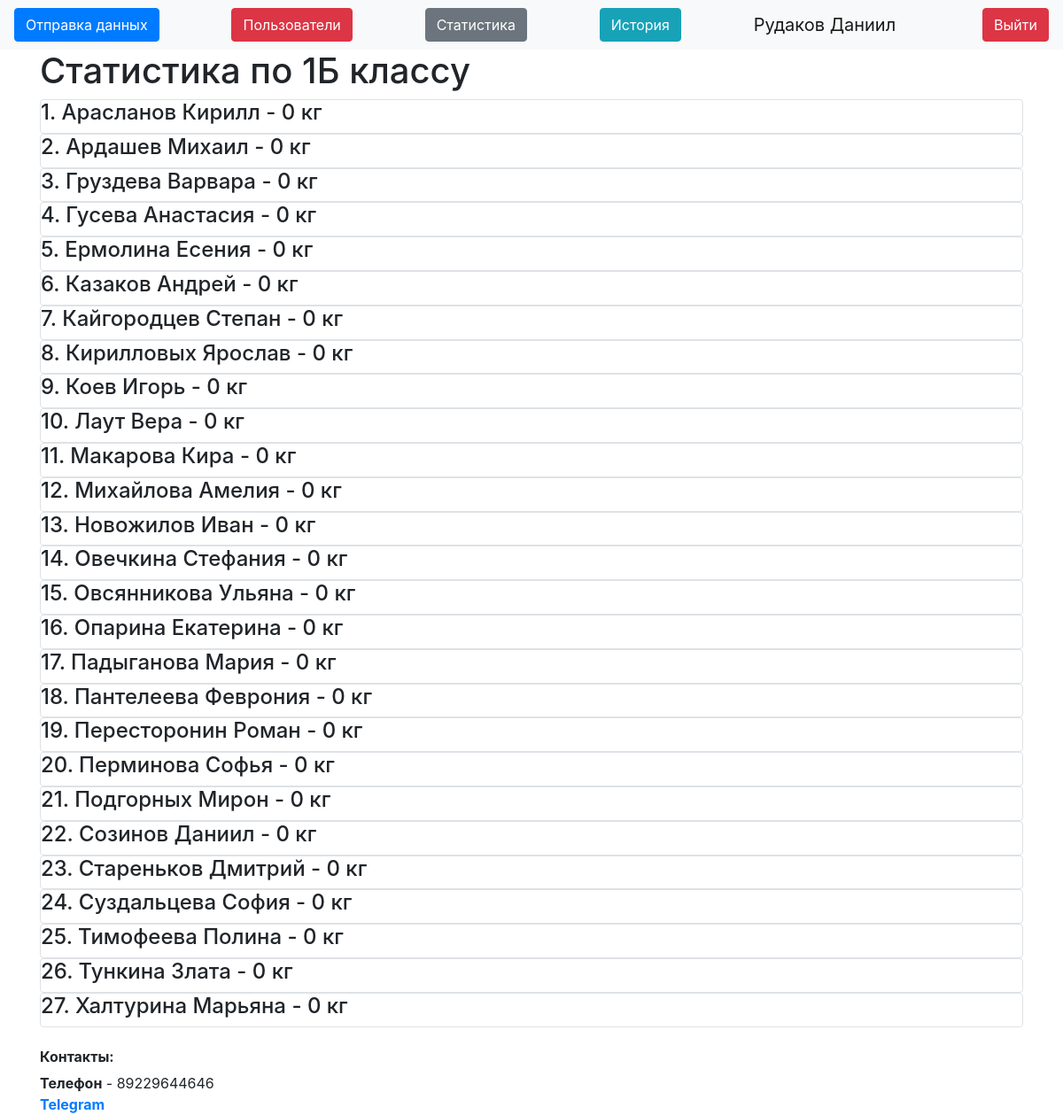
The page /stats1b (signed in) on the database its author committed.
### data/users.py (models this page shows, shortened)
class User(SqlAlchemyBase, UserMixin):
    __tablename__ = 'users'
    id = sqlalchemy.Column(sqlalchemy.Integer,
                           primary_key=True, autoincrement=True) # ID волонтёра
    name = sqlalchemy.Column(sqlalchemy.String, nullable=True) # Имя волонтёра
    about = sqlalchemy.Column(sqlalchemy.String, nullable=True) # Дополнительная информация
    email = sqlalchemy.Column(sqlalchemy.String,
                              index=True, unique=True, nullable=True) # Почта, у каждого своя
    hashed_password = sqlalchemy.Column(sqlalchemy.String, nullable=True) # Зашифрованный пароль
    is_admin = sqlalchemy.Column(sqlalchemy.Boolean) # Админ или нет
    got = sqlalchemy.Column(sqlalchemy.Integer, default=0) # Сколько собрал килограммов
    got_pupils = sqlalchemy.Column(sqlalchemy.Integer, default=0) # Сколько человек обслужил
    kilograms = orm.relationship("Kilograms", back_populates='user') # Связь с таблицей с килограммами

### data/Pupils.py (models this page shows)
class Pupils(SqlAlchemyBase):
    __tablename__ = 'Pupils'
    id = sqlalchemy.Column(sqlalchemy.Integer, autoincrement=True, primary_key=True) # ID ученика
    name = sqlalchemy.Column(sqlalchemy.String) # Имя и фамилия ученика
    value = sqlalchemy.Column(sqlalchemy.Integer, default=0) # Кол-во сданных килограммов
    grade = sqlalchemy.Column(sqlalchemy.String) # Класс
    kilo = orm.relationship("Kilograms", back_populates="pupil") # Связь в таблицей БД, которая хранит килограммы

### server.py (the view)
@app.route("/stats1b")
@login_required
def stats1b():
    db_sess = db_session.create_session()
    pupils = db_sess.query(Pupils).filter(Pupils.grade == "1Б").all()
    db_sess.close()
    return render_template("stats_grade.html", db=pupils, grade="1Б", title="1Б статистика")

### data/db_session.py (called while the page is built)
def create_session() -> Session:
    global __factory
    return __factory()

### server.py (called while the page is built)
@login_manager.user_loader # Декоратор для авторизации пользователей
def load_user(user_id):
    db_sess = db_session.create_session()
    user_id = db_sess.query(User).get(user_id)
    db_sess.close()
    return user_id

### templates/stats_grade.html
{% extends "base.html" %}
{% block content %}
{% if current_user.is_admin %}
<h1>Статистика по {{grade}} классу</h1>
{% for item in db%}
<div class="col-md6 border rounded">
    <h4>{{item.name}} - {{item.value}} кг</h4>
</div>
{% endfor %}
{% endif %}
{% endblock %}

### templates/base.html (shortened to what this page needs)
<!doctype html>
<html lang="en">
<head>
    <link rel="stylesheet"
          href="https://stackpath.bootstrapcdn.com/bootstrap/4.4.1/css/bootstrap.min.css"
>
</head>
<body>
<header>
    <nav class="navbar navbar-light bg-light">
        {% if current_user.is_authenticated %}
        <a type="button" class="btn btn-primary" href="/">Отправка данных</a>
        {% if current_user.is_admin %}
        <a class="btn btn-danger" href="/users">Пользователи</a>
        <a class="btn btn-secondary" href="/stats">Статистика</a>
        {% endif %}
        <a class="btn btn-info" href="/history">История</a>
        <a class="navbar-brand" href="">{{ current_user.name }}</a>
        <a class="btn btn-danger" href="/logout">Выйти</a>
        {% else %}
        <p>
            <a class="btn btn-success" href="/login">Войти</a>
        </p>
        {% endif %}
    </nav>
</header>
<main role="main" class="container">
    {% block content %}{% endblock %}
    <h6><b>Контакты:</b></h6>
    <div>
        <b>Телефон</b> - 89229644646</br>
        <b><a href="https://t.me/danissimurr">Telegram</a></b>
    </div>
</main>
</body>
</html>

### rows shown on the page
User: name "Рудаков Даниил"
Pupils: name "1. Арасланов Кирилл", value "0"
Pupils: name "2. Ардашев Михаил", value "0"
Pupils: name "3. Груздева Варвара", value "0"
Pupils: name "4. Гусева Анастасия", value "0"
Pupils: name "5. Ермолина Есения", value "0"
Pupils: name "6. Казаков Андрей", value "0"
Pupils: name "7. Кайгородцев Степан", value "0"
Pupils: name "8. Кирилловых Ярослав", value "0"
Pupils: name "9. Коев Игорь", value "0"
Pupils: name "10. Лаут Вера", value "0"
Pupils: name "11. Макарова Кира", value "0"
Pupils: name "12. Михайлова Амелия", value "0"
Pupils: name "13. Новожилов Иван", value "0"
Pupils: name "14. Овечкина Стефания", value "0"
Pupils: name "15. Овсянникова Ульяна", value "0"
Pupils: name "16. Опарина Екатерина", value "0"
Pupils: name "17. Падыганова Мария", value "0"
Pupils: name "18. Пантелеева Феврония", value "0"
Pupils: name "19. Пересторонин Роман", value "0"
Pupils: name "20. Перминова Софья", value "0"
Pupils: name "21. Подгорных Мирон", value "0"
Pupils: name "22. Созинов Даниил", value "0"
Pupils: name "23. Стареньков Дмитрий", value "0"
Pupils: name "24. Суздальцева София", value "0"
Pupils: name "25. Тимофеева Полина", value "0"
Pupils: name "26. Тункина Злата", value "0"
Pupils: name "27. Халтурина Марьяна", value "0"

### other values the page prints
{{ grade }} "1Б"
